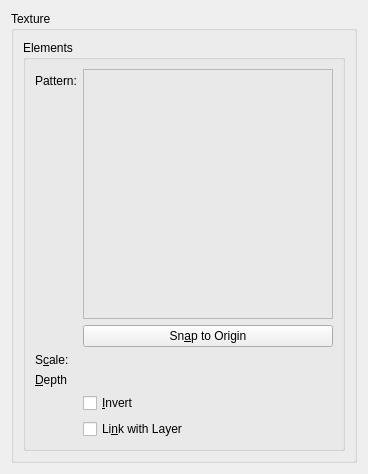
<?xml version="1.0" encoding="UTF-8"?>
<ui version="4.0">
 <class>WdgTexture</class>
 <widget class="QWidget" name="WdgTexture">
  <property name="geometry">
   <rect>
    <x>0</x>
    <y>0</y>
    <width>365</width>
    <height>472</height>
   </rect>
  </property>
  <layout class="QGridLayout" name="gridLayout">
   <item row="0" column="0">
    <widget class="QGroupBox" name="groupBox">
     <property name="title">
      <string>Texture</string>
     </property>
     <layout class="QVBoxLayout" name="verticalLayout_3">
      <item>
       <widget class="QGroupBox" name="groupBox_2">
        <property name="title">
         <string>Elements</string>
        </property>
        <layout class="QFormLayout" name="formLayout">
         <item row="0" column="0">
          <widget class="QLabel" name="label">
           <property name="text">
            <string>Pattern:</string>
           </property>
          </widget>
         </item>
         <item row="0" column="1">
          <layout class="QVBoxLayout" name="verticalLayout">
           <item>
            <widget class="KisPatternChooser" name="patternChooser">
             <property name="sizePolicy">
              <sizepolicy hsizetype="Expanding" vsizetype="Expanding">
               <horstretch>0</horstretch>
               <verstretch>0</verstretch>
              </sizepolicy>
             </property>
             <property name="minimumSize">
              <size>
               <width>250</width>
               <height>250</height>
              </size>
             </property>
             <property name="frameShape">
              <enum>QFrame::StyledPanel</enum>
             </property>
             <property name="frameShadow">
              <enum>QFrame::Raised</enum>
             </property>
            </widget>
           </item>
           <item>
            <widget class="QPushButton" name="bnSnapToOrigin">
             <property name="text">
              <string>Sn&amp;ap to Origin</string>
             </property>
            </widget>
           </item>
          </layout>
         </item>
         <item row="1" column="0">
          <widget class="QLabel" name="label_8">
           <property name="text">
            <string>S&amp;cale:</string>
           </property>
           <property name="buddy">
            <cstring>intScale</cstring>
           </property>
          </widget>
         </item>
         <item row="1" column="1">
          <widget class="KisSliderSpinBox" name="intScale" native="true">
           <property name="sizePolicy">
            <sizepolicy hsizetype="Expanding" vsizetype="Preferred">
             <horstretch>0</horstretch>
             <verstretch>0</verstretch>
            </sizepolicy>
           </property>
           <property name="toolTip">
            <string>Set size of gradation</string>
           </property>
          </widget>
         </item>
         <item row="2" column="0">
          <widget class="QLabel" name="label_10">
           <property name="text">
            <string>&amp;Depth</string>
           </property>
           <property name="buddy">
            <cstring>intScale</cstring>
           </property>
          </widget>
         </item>
         <item row="2" column="1">
          <widget class="KisSliderSpinBox" name="intDepth" native="true">
           <property name="sizePolicy">
            <sizepolicy hsizetype="Expanding" vsizetype="Preferred">
             <horstretch>0</horstretch>
             <verstretch>0</verstretch>
            </sizepolicy>
           </property>
           <property name="toolTip">
            <string>Set size of gradation</string>
           </property>
          </widget>
         </item>
         <item row="3" column="1">
          <widget class="QCheckBox" name="chkInvert">
           <property name="text">
            <string comment="@option:check In Layer Style">&amp;Invert</string>
           </property>
          </widget>
         </item>
         <item row="4" column="1">
          <widget class="QCheckBox" name="chkLinkWithLayer">
           <property name="text">
            <string>Li&amp;nk with Layer</string>
           </property>
          </widget>
         </item>
        </layout>
        <zorder>label_8</zorder>
        <zorder>label</zorder>
        <zorder>intScale</zorder>
        <zorder>label_10</zorder>
        <zorder>intDepth</zorder>
        <zorder>chkInvert</zorder>
        <zorder>chkLinkWithLayer</zorder>
       </widget>
      </item>
      <item>
       <spacer name="verticalSpacer">
        <property name="orientation">
         <enum>Qt::Vertical</enum>
        </property>
        <property name="sizeHint" stdset="0">
         <size>
          <width>20</width>
          <height>0</height>
         </size>
        </property>
       </spacer>
      </item>
     </layout>
    </widget>
   </item>
  </layout>
 </widget>
 <customwidgets>
  <customwidget>
   <class>KisSliderSpinBox</class>
   <extends>QWidget</extends>
   <header location="global">kis_slider_spin_box.h</header>
   <container>1</container>
  </customwidget>
  <customwidget>
   <class>KisPatternChooser</class>
   <extends>QFrame</extends>
   <header location="global">kis_pattern_chooser.h</header>
   <container>1</container>
  </customwidget>
 </customwidgets>
 <resources/>
 <connections/>
</ui>
